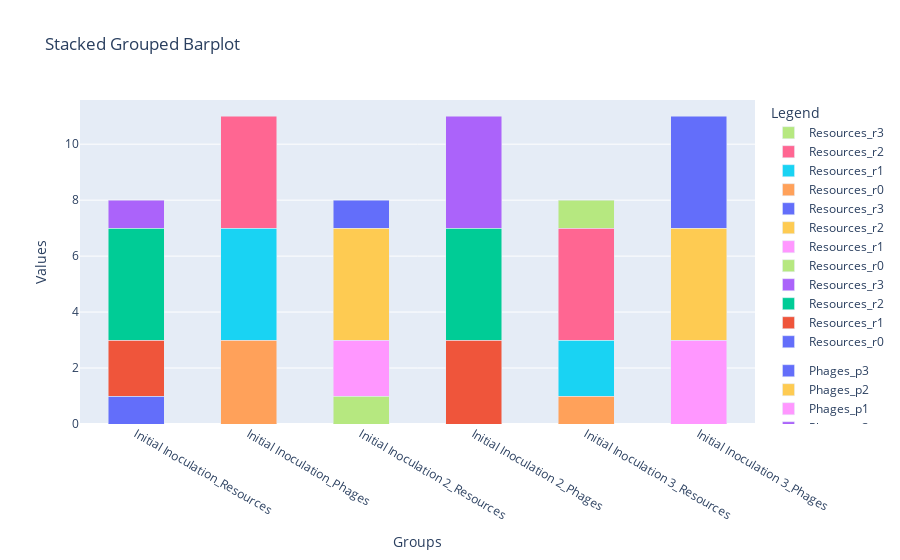

Write notebook code for a chart like this one.
### Code cell
import pandas as pd
import plotly.express as px
import plotly.graph_objects as go

data = {
    "Initial Inoculation": {
        "group_names": ["Resources", "Phages"],
        "column names": [["r0", "r1", "r2", "r3"], ["p1", "p2", "p3"]],
        "column_data": [[1, 2, 4, 1], [3, 4, 4]]
    },
    "Initial Inoculation 2": {
        "group_names": ["Resources", "Phages"],
        "column names": [["r0", "r1", "r2", "r3"], ["p1", "p2", "p3"]],
        "column_data": [[1, 2, 4, 1], [3, 4, 4]]
    },
    "Initial Inoculation 3": {
        "group_names": ["Resources", "Phages"],
        "column names": [["r0", "r1", "r2", "r3"], ["p1", "p2", "p3"]],
        "column_data": [[1, 2, 4, 1], [3, 4, 4]]
    },
}

fig = go.Figure()

for group, group_data in data.items():
    group_names = group_data["group_names"]
    column_names = group_data["column names"]
    column_data = group_data["column_data"]

    for i, (col_name, col_values) in enumerate(zip(column_names, column_data)):
        for j, value in enumerate(col_values):
            fig.add_trace(go.Bar(
                x=[f"{group}_{group_names[i]}"],
                y=[value],
                name=f"{group_names[i]}_{col_name[j]}",
                offsetgroup=j,
                legendgroup=group_names[i],
                width=0.5
            ))

fig.update_layout(
    barmode="stack",
    title="Stacked Grouped Barplot",
    xaxis_title="Groups",
    yaxis_title="Values",
    legend_title="Legend"
)

fig.show()

### Figure 1 — Plotly figure (JSON) as saved in the notebook; plotly's stock layout.template omitted (floating-point values rounded to 4 significant figures)
{"data": [{"legendgroup": "Resources", "name": "Resources_r0", "offsetgroup": "0", "type": "bar", "width": 0.5, "x": ["Initial Inoculation_Resources"], "y": [1]}, {"legendgroup": "Resources", "name": "Resources_r1", "offsetgroup": "1", "type": "bar", "width": 0.5, "x": ["Initial Inoculation_Resources"], "y": [2]}, {"legendgroup": "Resources", "name": "Resources_r2", "offsetgroup": "2", "type": "bar", "width": 0.5, "x": ["Initial Inoculation_Resources"], "y": [4]}, {"legendgroup": "Resources", "name": "Resources_r3", "offsetgroup": "3", "type": "bar", "width": 0.5, "x": ["Initial Inoculation_Resources"], "y": [1]}, {"legendgroup": "Phages", "name": "Phages_p1", "offsetgroup": "0", "type": "bar", "width": 0.5, "x": ["Initial Inoculation_Phages"], "y": [3]}, {"legendgroup": "Phages", "name": "Phages_p2", "offsetgroup": "1", "type": "bar", "width": 0.5, "x": ["Initial Inoculation_Phages"], "y": [4]}, {"legendgroup": "Phages", "name": "Phages_p3", "offsetgroup": "2", "type": "bar", "width": 0.5, "x": ["Initial Inoculation_Phages"], "y": [4]}, {"legendgroup": "Resources", "name": "Resources_r0", "offsetgroup": "0", "type": "bar", "width": 0.5, "x": ["Initial Inoculation 2_Resources"], "y": [1]}, {"legendgroup": "Resources", "name": "Resources_r1", "offsetgroup": "1", "type": "bar", "width": 0.5, "x": ["Initial Inoculation 2_Resources"], "y": [2]}, {"legendgroup": "Resources", "name": "Resources_r2", "offsetgroup": "2", "type": "bar", "width": 0.5, "x": ["Initial Inoculation 2_Resources"], "y": [4]}, {"legendgroup": "Resources", "name": "Resources_r3", "offsetgroup": "3", "type": "bar", "width": 0.5, "x": ["Initial Inoculation 2_Resources"], "y": [1]}, {"legendgroup": "Phages", "name": "Phages_p1", "offsetgroup": "0", "type": "bar", "width": 0.5, "x": ["Initial Inoculation 2_Phages"], "y": [3]}, {"legendgroup": "Phages", "name": "Phages_p2", "offsetgroup": "1", "type": "bar", "width": 0.5, "x": ["Initial Inoculation 2_Phages"], "y": [4]}, {"legendgroup": "Phages", "name": "Phages_p3", "offsetgroup": "2", "type": "bar", "width": 0.5, "x": ["Initial Inoculation 2_Phages"], "y": [4]}, {"legendgroup": "Resources", "name": "Resources_r0", "offsetgroup": "0", "type": "bar", "width": 0.5, "x": ["Initial Inoculation 3_Resources"], "y": [1]}, {"legendgroup": "Resources", "name": "Resources_r1", "offsetgroup": "1", "type": "bar", "width": 0.5, "x": ["Initial Inoculation 3_Resources"], "y": [2]}, {"legendgroup": "Resources", "name": "Resources_r2", "offsetgroup": "2", "type": "bar", "width": 0.5, "x": ["Initial Inoculation 3_Resources"], "y": [4]}, {"legendgroup": "Resources", "name": "Resources_r3", "offsetgroup": "3", "type": "bar", "width": 0.5, "x": ["Initial Inoculation 3_Resources"], "y": [1]}, {"legendgroup": "Phages", "name": "Phages_p1", "offsetgroup": "0", "type": "bar", "width": 0.5, "x": ["Initial Inoculation 3_Phages"], "y": [3]}, {"legendgroup": "Phages", "name": "Phages_p2", "offsetgroup": "1", "type": "bar", "width": 0.5, "x": ["Initial Inoculation 3_Phages"], "y": [4]}, {"legendgroup": "Phages", "name": "Phages_p3", "offsetgroup": "2", "type": "bar", "width": 0.5, "x": ["Initial Inoculation 3_Phages"], "y": [4]}], "layout": {"barmode": "stack", "legend": {"title": {"text": "Legend"}}, "title": {"text": "Stacked Grouped Barplot"}, "xaxis": {"title": {"text": "Groups"}}, "yaxis": {"title": {"text": "Values"}}}}
